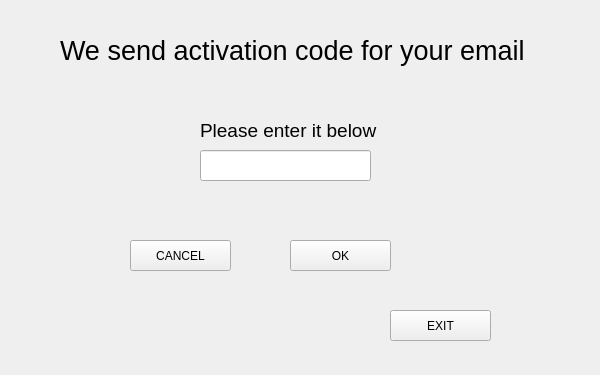
<?xml version="1.0" encoding="UTF-8"?>
<ui version="4.0">
 <class>Form</class>
 <widget class="QWidget" name="Form">
  <property name="geometry">
   <rect>
    <x>0</x>
    <y>0</y>
    <width>600</width>
    <height>375</height>
   </rect>
  </property>
  <property name="focusPolicy">
   <enum>Qt::StrongFocus</enum>
  </property>
  <property name="windowTitle">
   <string>Bomberman</string>
  </property>
  <property name="autoFillBackground">
   <bool>false</bool>
  </property>
  <widget class="QPushButton" name="button_ok">
   <property name="geometry">
    <rect>
     <x>290</x>
     <y>240</y>
     <width>101</width>
     <height>31</height>
    </rect>
   </property>
   <property name="mouseTracking">
    <bool>true</bool>
   </property>
   <property name="focusPolicy">
    <enum>Qt::ClickFocus</enum>
   </property>
   <property name="contextMenuPolicy">
    <enum>Qt::ActionsContextMenu</enum>
   </property>
   <property name="autoFillBackground">
    <bool>false</bool>
   </property>
   <property name="text">
    <string>OK</string>
   </property>
   <property name="checkable">
    <bool>false</bool>
   </property>
   <property name="checked">
    <bool>false</bool>
   </property>
   <property name="flat">
    <bool>false</bool>
   </property>
  </widget>
  <widget class="QLabel" name="label2">
   <property name="geometry">
    <rect>
     <x>200</x>
     <y>120</y>
     <width>181</width>
     <height>21</height>
    </rect>
   </property>
   <property name="font">
    <font>
     <pointsize>14</pointsize>
    </font>
   </property>
   <property name="text">
    <string>Please enter it below</string>
   </property>
  </widget>
  <widget class="QPushButton" name="button_cancel">
   <property name="geometry">
    <rect>
     <x>130</x>
     <y>240</y>
     <width>101</width>
     <height>31</height>
    </rect>
   </property>
   <property name="text">
    <string>CANCEL</string>
   </property>
  </widget>
  <widget class="QLabel" name="label">
   <property name="geometry">
    <rect>
     <x>60</x>
     <y>30</y>
     <width>471</width>
     <height>41</height>
    </rect>
   </property>
   <property name="font">
    <font>
     <pointsize>20</pointsize>
    </font>
   </property>
   <property name="text">
    <string>We send activation code for your email</string>
   </property>
  </widget>
  <widget class="QLineEdit" name="lineEdit_code">
   <property name="geometry">
    <rect>
     <x>200</x>
     <y>150</y>
     <width>171</width>
     <height>31</height>
    </rect>
   </property>
  </widget>
  <widget class="QPushButton" name="button_exit">
   <property name="geometry">
    <rect>
     <x>390</x>
     <y>310</y>
     <width>101</width>
     <height>31</height>
    </rect>
   </property>
   <property name="mouseTracking">
    <bool>true</bool>
   </property>
   <property name="focusPolicy">
    <enum>Qt::ClickFocus</enum>
   </property>
   <property name="contextMenuPolicy">
    <enum>Qt::ActionsContextMenu</enum>
   </property>
   <property name="autoFillBackground">
    <bool>false</bool>
   </property>
   <property name="text">
    <string>EXIT</string>
   </property>
   <property name="checkable">
    <bool>false</bool>
   </property>
   <property name="checked">
    <bool>false</bool>
   </property>
   <property name="flat">
    <bool>false</bool>
   </property>
  </widget>
 </widget>
 <resources/>
 <connections/>
</ui>
